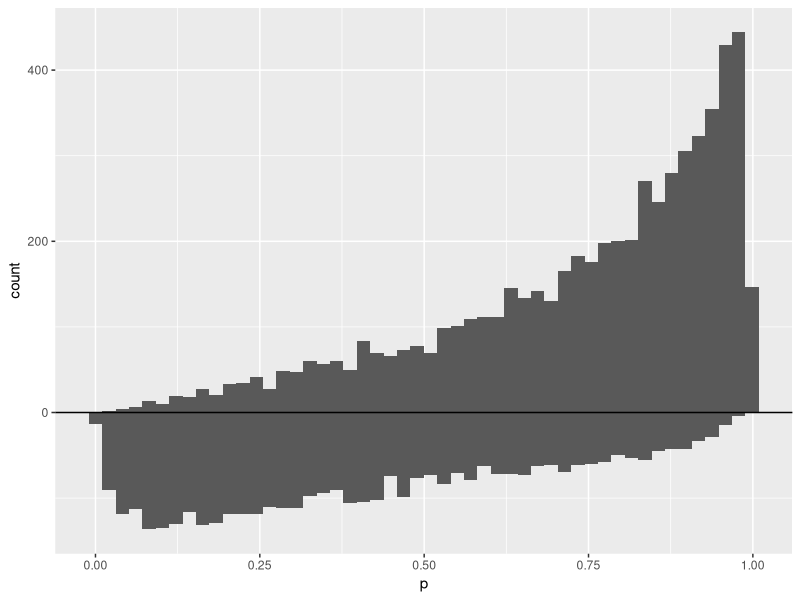
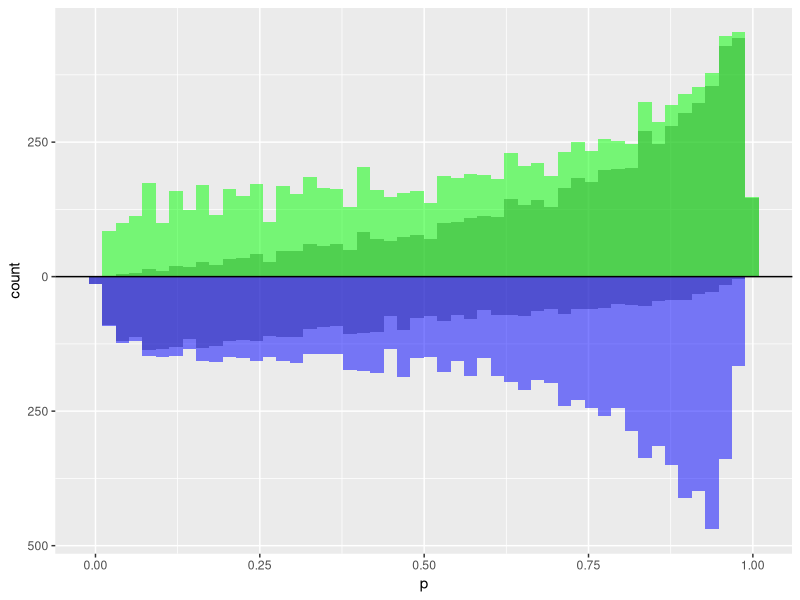
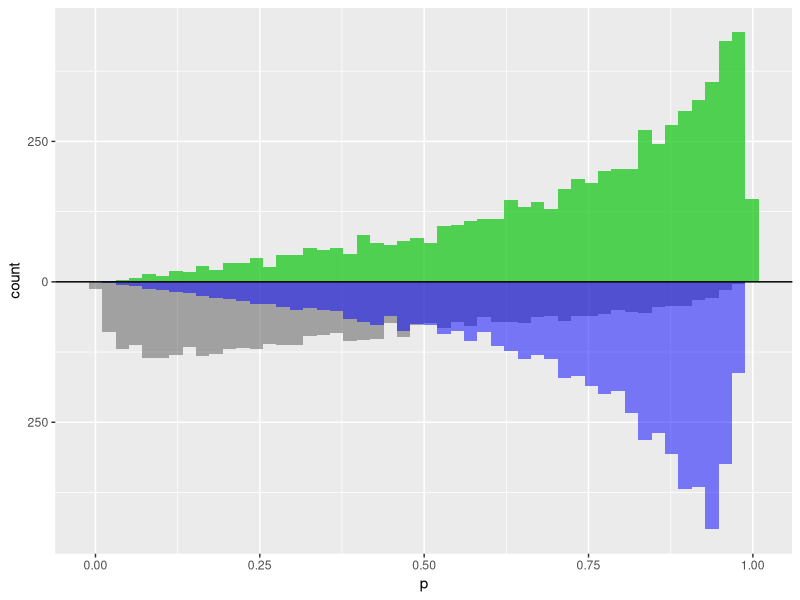
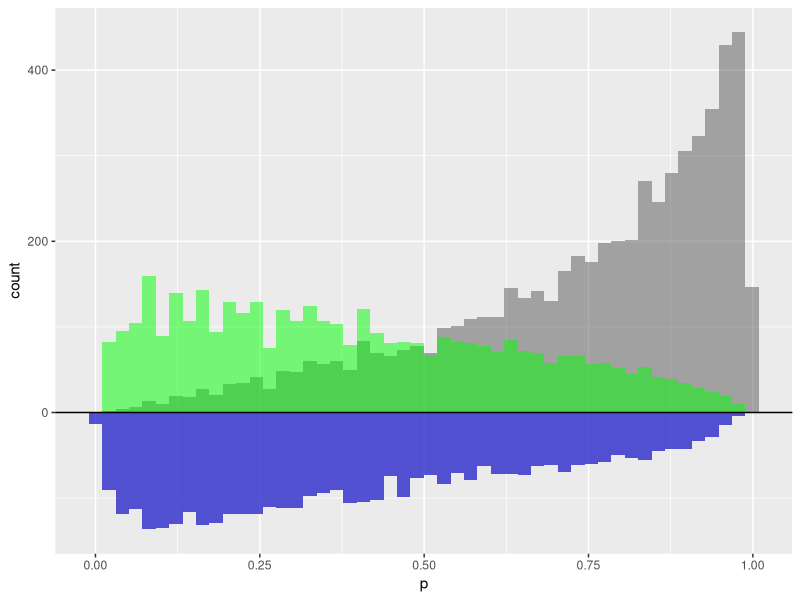
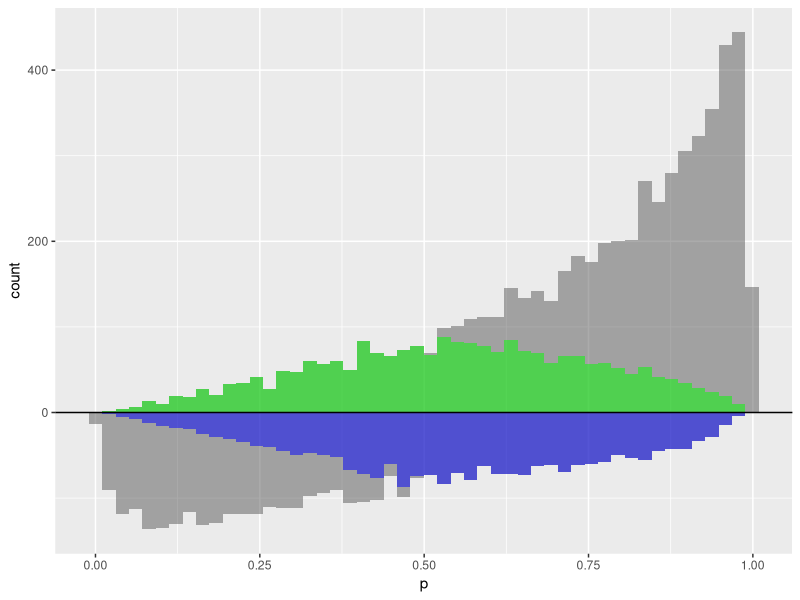
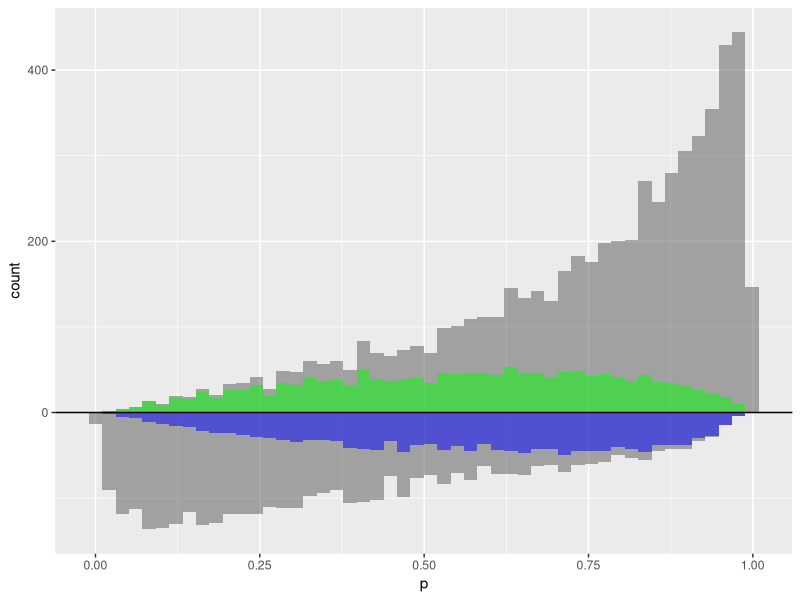

Source code (R) for these figures, in order:
## ---- chunk 1
library(tidyverse)
set.seed(928)
n <- 10000
X <- mvtnorm::rmvnorm(n,
                      mean = c(0.5, 1),
                      sigma = matrix(c(2, 1, 1, 1), ncol = 2)
)

dat <- tibble(
  x_1 = X[, 1],
  x_2 = X[, 2],
  treatment = as.numeric(- 0.5 + 0.25 * x_1 + 0.75 * x_2 + rnorm(n, 0, 1) > 0),
  outcome = 2 * treatment + x_1 + x_2 + rnorm(n, 0, 1)
)
dat
## ---- chunk 2
dat <- dat %>%
  mutate(
    propensity_score = glm(treatment ~ x_1 + x_2, data = dat, family = "binomial") %>%
      predict(type = "response")
  )
## ---- chunk 3
dat <- dat %>%
  mutate(
    w_ate = (treatment / propensity_score) + 
      ((1 - treatment) / (1 - propensity_score)),
    w_att = ((propensity_score * treatment) / propensity_score) + 
      ((propensity_score * (1 - treatment)) / (1 - propensity_score)),
    w_atc = (((1 - propensity_score) * treatment) / propensity_score) + 
      (((1 - propensity_score) * (1 - treatment)) / (1 - propensity_score)),
    w_atm = pmin(propensity_score, 1 - propensity_score) / 
      (treatment * propensity_score + (1 - treatment) * (1 - propensity_score)),
    w_ato = (1 - propensity_score) * treatment + 
      propensity_score * (1 - treatment)
  )
## ---- chunk 4
d <- dat %>%
  tidyr::spread(treatment, propensity_score, sep = "_p")

ggplot(d) + 
  geom_histogram(bins = 50, aes(treatment_p1)) + 
  geom_histogram(bins = 50, aes(x = treatment_p0, y = -..count..)) + 
  ylab("count") + xlab("p") +
  geom_hline(yintercept = 0, lwd = 0.5) +
  scale_y_continuous(label = abs) 

## ---- chunk 5
ggplot(d) +
  geom_histogram(bins = 50, aes(treatment_p1), alpha = 0.5) + 
  geom_histogram(bins = 50, aes(treatment_p1, weight = w_ate), fill = "green", alpha = 0.5) + 
  geom_histogram(bins = 50, alpha = 0.5, aes(x = treatment_p0, y = -..count..)) + 
  geom_histogram(bins = 50, aes(x = treatment_p0, weight = w_ate, y = -..count..), fill = "blue", alpha = 0.5) + 
  ylab("count") + xlab("p") +
  geom_hline(yintercept = 0, lwd = 0.5) +
  scale_y_continuous(label = abs) 

## ---- chunk 6
ggplot(d) +
  geom_histogram(bins = 50, aes(treatment_p1), alpha = 0.5) + 
  geom_histogram(bins = 50, aes(treatment_p1, weight = w_att), fill = "green", alpha = 0.5) + 
  geom_histogram(bins = 50, alpha = 0.5, aes(x = treatment_p0, y = -..count..)) + 
  geom_histogram(bins = 50, aes(x = treatment_p0, weight = w_att, y = -..count..), fill = "blue", alpha = 0.5) + 
  ylab("count") + xlab("p") +
  geom_hline(yintercept = 0, lwd = 0.5) +
  scale_y_continuous(label = abs) 

## ---- chunk 7
ggplot(d) +
  geom_histogram(bins = 50, aes(treatment_p1), alpha = 0.5) + 
  geom_histogram(bins = 50, aes(treatment_p1, weight = w_atc), fill = "green", alpha = 0.5) + 
  geom_histogram(bins = 50, alpha = 0.5, aes(x = treatment_p0, y = -..count..)) + 
  geom_histogram(bins = 50, aes(x = treatment_p0, weight = w_atc, y = -..count..), fill = "blue", alpha = 0.5) + 
  ylab("count") + xlab("p") +
  geom_hline(yintercept = 0, lwd = 0.5) +
  scale_y_continuous(label = abs) 

## ---- chunk 8
ggplot(d) +
  geom_histogram(bins = 50, aes(treatment_p1), alpha = 0.5) + 
  geom_histogram(bins = 50, aes(treatment_p1, weight = w_atm), fill = "green", alpha = 0.5) + 
  geom_histogram(bins = 50, alpha = 0.5, aes(x = treatment_p0, y = -..count..)) + 
  geom_histogram(bins = 50, aes(x = treatment_p0, weight = w_atm, y = -..count..), fill = "blue", alpha = 0.5) + 
  ylab("count") + xlab("p") +
  geom_hline(yintercept = 0, lwd = 0.5) +
  scale_y_continuous(label = abs) 

## ---- chunk 9
ggplot(d) +
  geom_histogram(bins = 50, aes(treatment_p1), alpha = 0.5) + 
  geom_histogram(bins = 50, aes(treatment_p1, weight = w_ato), fill = "green", alpha = 0.5) + 
  geom_histogram(bins = 50, alpha = 0.5, aes(x = treatment_p0, y = -..count..)) + 
  geom_histogram(bins = 50, aes(x = treatment_p0, weight = w_ato, y = -..count..), fill = "blue", alpha = 0.5) + 
  ylab("count") + xlab("p") +
  geom_hline(yintercept = 0, lwd = 0.5) +
  scale_y_continuous(label = abs) 

## ---- chunk 10
treatment_effect <- function(treatment, outcome, weight) {
  (sum(treatment * outcome * weight) / sum(treatment * weight)) - (sum((1 - treatment) * outcome * weight) / sum((1 - treatment) * weight))
}
## ---- chunk 11
treatment_effect(dat$treatment, dat$outcome, dat$w_ato)
